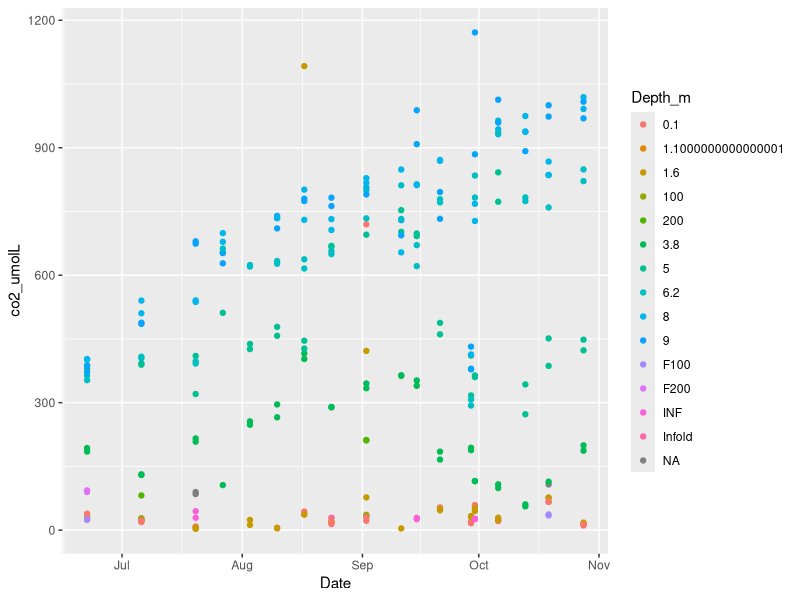

This figure's R source:
## ---- chunk 1
knitr::opts_chunk$set(echo = TRUE)
library(tidyverse)
library(readxl)
## ---- chunk 2
ghgs <- read_excel("../GHG_MEGA_GC_SHEET_EXCEL_2020 (1) (3).xlsx", sheet = 2, skip = 6)

colnames(ghgs)[1:4] <- c("Date","Depth_m","Res","Rep")
colnames(ghgs)[13:14] <- c("ch4_umolL","co2_umolL")

ghgs%>%
  filter(Res == "FCR")%>%
  ggplot(aes(x = Date, y = co2_umolL, color = Depth_m))+
  geom_point()
